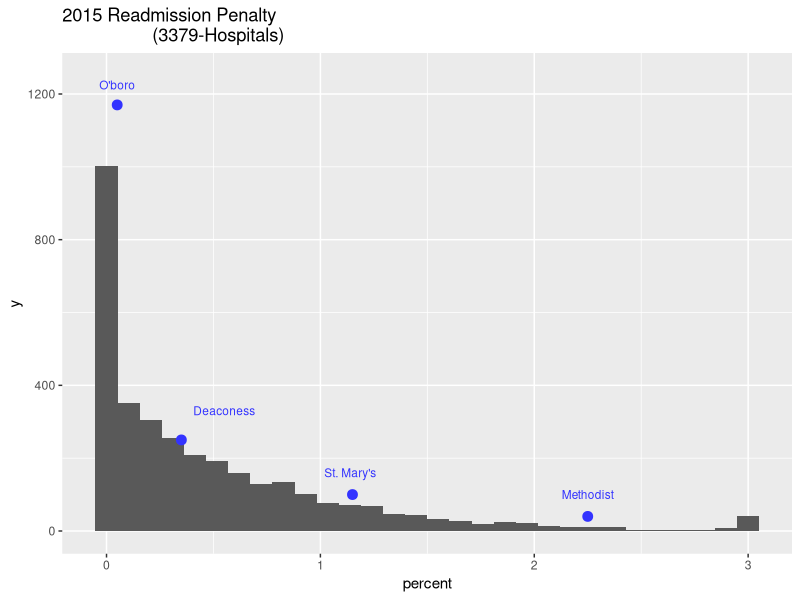
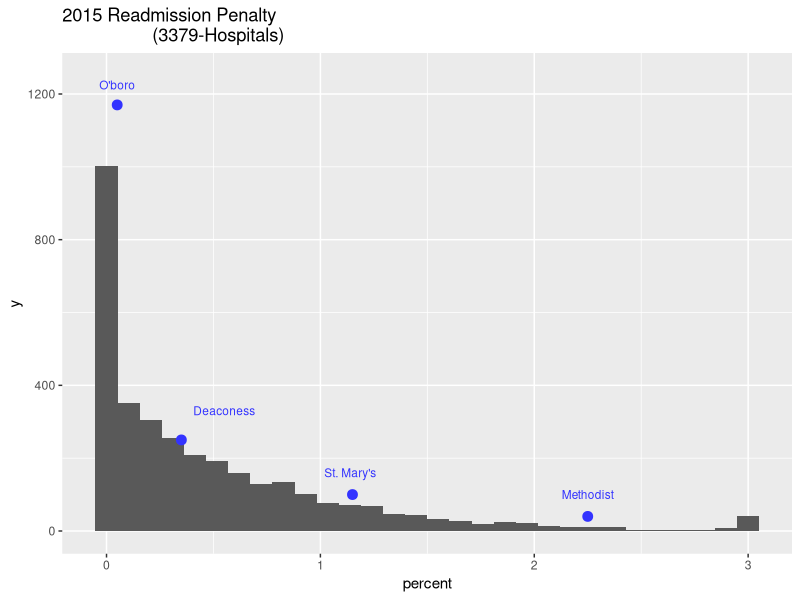
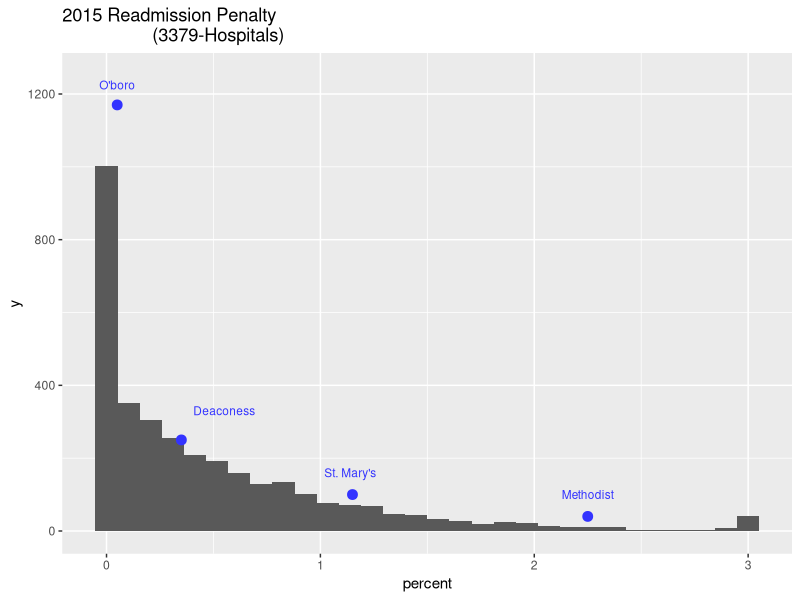

Write the R code that produced these figures, in order.
#libraries
library(reshape2)
library(ggplot2)

#load
url <- "http://kaiserhealthnews.files.wordpress.com/2014/10/readmissions-year-3.csv"
destfile <- paste(getwd(), "readmissions.csv", sep = "/")
#download.file(url = url, destfile = destfile)
r <- read.csv("readmissions.csv", header = T, sep = ",", skip = 5)

#rename variables
names(r)[1]  <- "id"
names(r)[2]  <- "name"
names(r)[3]  <- "address"
names(r)[4]  <- "city"
names(r)[5]  <- "state"
names(r)[6]  <- "zip"
names(r)[7]  <- "county"
names(r)[8]  <- "2013"
names(r)[9]  <- "2014"
names(r)[10] <- "2015"

#clean
r[, 8]  <- gsub("%", "", r[, 8])
r[, 9]  <- gsub("%", "", r[, 9])
r[, 10] <- gsub("%", "", r[, 10])
r[, c(8:10)] <- apply(r[, c(8:10)], 2, as.numeric)
r <- r[, -11]

#check data
summary(r)

#wide to long
 r <- melt (r, id = c("id", "name", "address", "city", "state", "zip", "county"))
names(r)[8] <- "year"
names(r)[grep("value", names(r))] <- "penalty"

#rm NA
r <- r[which(complete.cases(r)== T), ]

#methodist
r[r$zip == "42420", ]
ky <- r[r$state == "KY" & r$year == 2015, ]
ky <- ky[rev(order(ky$penalty, ky$name)), ]

#plot
p <- ggplot(r[r$year == 2015, ])
p <- p + geom_histogram(aes(penalty))
p <- p + annotate("point", x = 2.25, y = 40, colour = "#3333FF", size = 3 )
p <- p + xlab("percent")
p <- p + ylim(0, 1250)
p <- p + ggtitle("2015 Readmission Penalty
                  (3379-Hospitals)")
p <- p + annotate("text", x = 2.25, y = 100, label = "Methodist", colour = "#3333FF", size = 3)
p <- p + annotate("point", x = 1.15, y = 100, colour = "#3333FF", size = 3)
p <- p + annotate("text", x = 1.14, y = 160, label = "St. Mary's", colour = "#3333FF", size = 3)
p <- p + annotate("point", x = .35, y = 250, colour = "#3333FF", size = 3)
p <- p + annotate("text", x = .55, y = 330, label = "Deaconess", size = 3, colour = "#3333FF")
p <- p + annotate("point", x = .05, y = 1170, colour = "#3333FF", size = 3)
p <- p + annotate("text", x = .05, y = 1225, label = "O'boro", colour = "#3333FF", size = 3)
p

file <- paste(getwd(), "readmission.png", sep = "/")
file

ggsave(filename = file,
       path = NULL, scale = 1,
       width = 6,
       height = 4,
       units = c("in"),
       dpi = 300,
       limitsize = TRUE
)

png(filename = file,
    width = 800,
    height = 600,
    units = "px",
    res = 300,
    )
plot(p)
dev.off()
